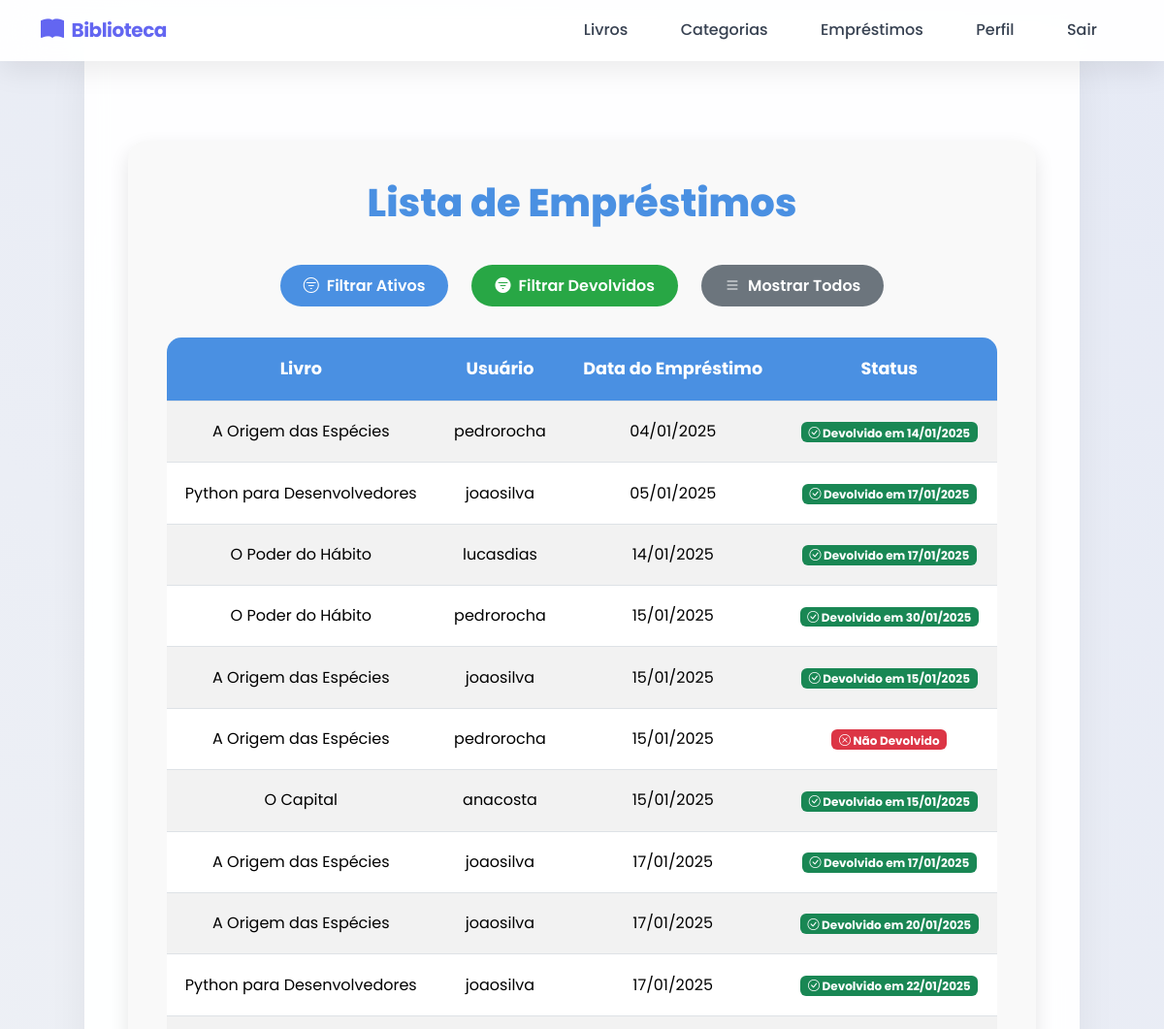
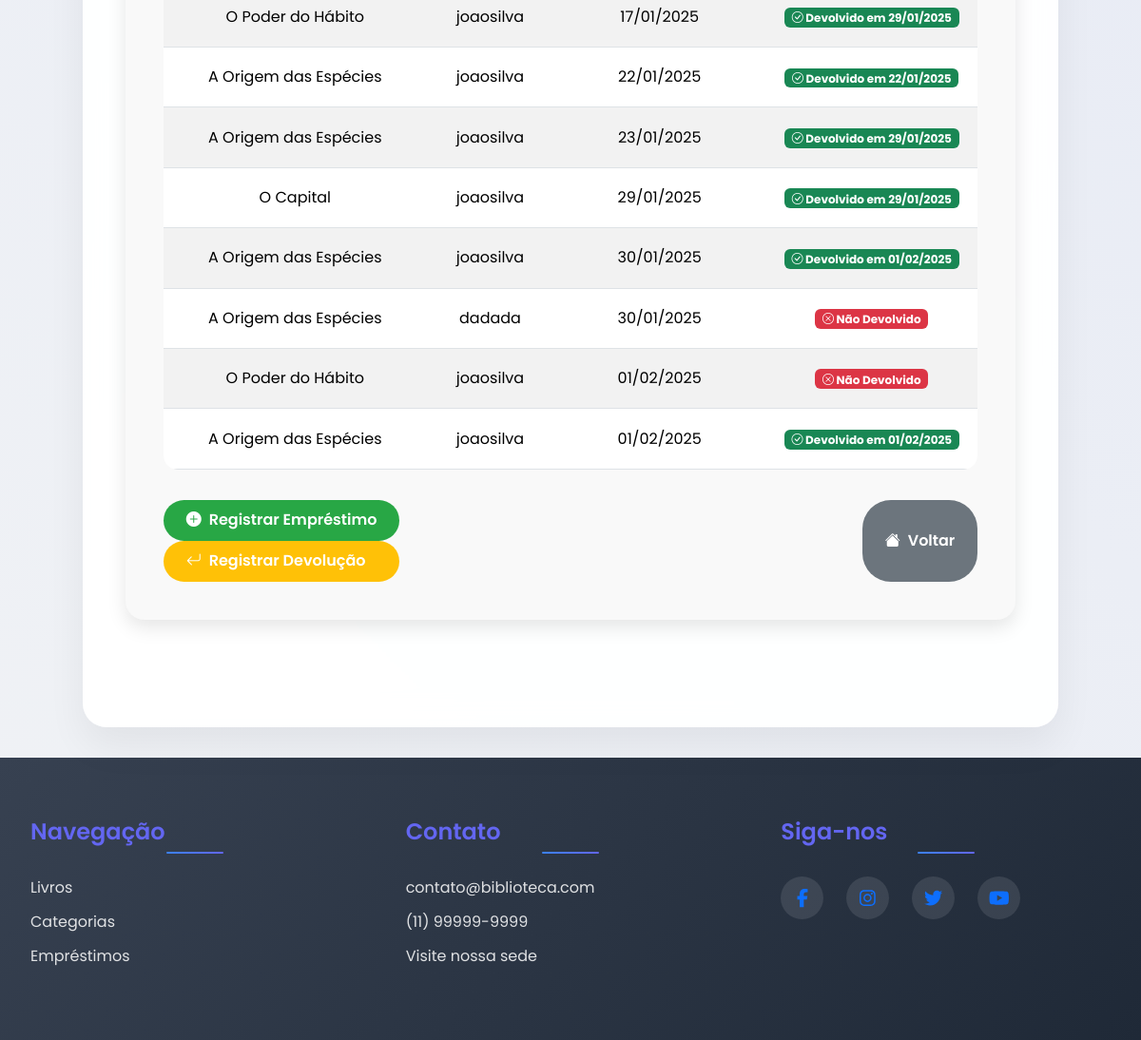
The app's page /biblioteca/listar_emprestimos/ (signed in) with its own data (2 pictures, top to bottom).
### biblioteca/models.py (models this page shows, shortened)
class Emprestimo(models.Model):
    usuario = models.ForeignKey(
        User,
        on_delete=models.CASCADE,
        related_name="emprestimos"
    )
    livro = models.ForeignKey(
        Livro,
        on_delete=models.CASCADE,
        related_name="emprestimos"
    )
    data_emprestimo = models.DateTimeField(default=timezone.now)
    data_devolucao = models.DateTimeField(blank=True, null=True)
    devolvido = models.BooleanField(default=False)
    class Meta:
        unique_together = ('usuario', 'livro', 'data_emprestimo')

class Livro(models.Model):
    titulo = models.CharField(max_length=200)
    autor = models.CharField(max_length=100)
    data_publicacao = models.DateField()
    isbn = models.CharField(
        max_length=13,
        unique=True,
        validators=[validar_isbn]
    )
    categorias = models.ManyToManyField(
        Categoria,
        related_name="livros",
        blank=False
    )
    copias_disponiveis = models.PositiveIntegerField(default=1)

### biblioteca/views.py (the view)
# urls.py: path('listar_emprestimos/', listar_emprestimos, name='listar_emprestimos'),
@login_required
@csrf_protect
def listar_emprestimos(request):
    emprestimos = Emprestimo.objects.all()
    filtro = request.GET.get('filtro')
    if filtro == 'ativos':
        emprestimos = emprestimos.filter(devolvido=False)
    elif filtro == 'devolvidos':
        emprestimos = emprestimos.filter(devolvido=True)
    return render(request, 'listar_emprestimos.html', {'emprestimos': emprestimos})

### biblioteca/templates/listar_emprestimos.html (shortened to what this page needs)
{% extends 'base.html' %}
{% block content %}
<div class="emprestimo-list-container">
    <h2>Lista de Empréstimos</h2>
    {% if user.is_authenticated %}
        <div class="filter-buttons">
            <a href="?filtro=ativos" class="btn btn-custom btn-primary">
                <i class="bi bi-filter-circle"></i> Filtrar Ativos
            </a>
            <a href="?filtro=devolvidos" class="btn btn-custom btn-success">
                <i class="bi bi-filter-circle-fill"></i> Filtrar Devolvidos
            </a>
            <a href="{% url 'listar_emprestimos' %}" class="btn btn-custom btn-secondary">
                <i class="bi bi-list"></i> Mostrar Todos
            </a>
        </div>
        <div class="table-responsive">
            <table class="table table-striped table-hover mb-0">
                <thead>
                    <tr>
                        <th>Livro</th>
                        <th>Usuário</th>
                        <th>Data do Empréstimo</th>
                        <th>Status</th>
                    </tr>
                </thead>
                <tbody>
                    {% for emprestimo in emprestimos %}
                    <tr>
                        <td>{{ emprestimo.livro.titulo }}</td>
                        <td>{{ emprestimo.usuario.username }}</td>
                        <td>{{ emprestimo.data_emprestimo|date:"d/m/Y" }}</td>
                        <td>
                            {% if emprestimo.devolvido %}
                                <span class="badge bg-success">
                                    <i class="bi bi-check-circle"></i> Devolvido em {{ emprestimo.data_devolucao|date:"d/m/Y" }}
                                </span>
                            {% else %}
                                <span class="badge bg-danger">
                                    <i class="bi bi-x-circle"></i> Não Devolvido
                                </span>
                            {% endif %}
                        </td>
                    </tr>
                    {% endfor %}
                </tbody>
            </table>
        </div>
        <div class="d-flex justify-content-between mt-4">
            <div>
                <a href="{% url 'registrar_emprestimo' %}" class="btn btn-custom btn-success">
                    <i class="bi bi-plus-circle-fill"></i> Registrar Empréstimo
                </a>
                <a href="{% url 'registrar_devolucao' %}" class="btn btn-custom btn-warning">
                    <i class="bi bi-arrow-return-left"></i> Registrar Devolução
                </a>
            </div>
            <a href="{% url 'pagina_inicial' %}" class="btn btn-custom btn-secondary">
                <i class="bi bi-house-fill"></i> Voltar
            </a>
        </div>
    {% else %}
        {% include 'restrito.html' %}
    {% endif %}
</div>
{% endblock %}

### biblioteca/templates/base.html (shortened to what this page needs)
<!DOCTYPE html>
<html lang="pt-br">
<head>
    {% load static %}
    <link href="{% static 'css/bootstrap.min.css' %}" rel="stylesheet">
    <link rel="stylesheet" href="https://cdn.jsdelivr.net/npm/bootstrap-icons/font/bootstrap-icons.css">
    <link rel="stylesheet" href="https://cdnjs.cloudflare.com/ajax/libs/font-awesome/6.4.0/css/all.min.css" />
</head>
<body>
    <header class="fixed-top navbar navbar-expand-lg animate-fade">
        <div class="container">
            <a class="navbar-brand" href="{% url 'pagina_inicial' %}">
                <i class="bi bi-book-fill icon"></i> Biblioteca
            </a>
            <div class="collapse navbar-collapse" id="navbarNav">
                <ul class="navbar-nav ms-auto">
                    <li class="nav-item">
                        <a class="nav-link" href="{% url 'listar_livro' %}">Livros</a>
                    </li>
                    <li class="nav-item">
                        <a class="nav-link" href="{% url 'listar_categoria' %}">Categorias</a>
                    </li>
                    <li class="nav-item">
                        <a class="nav-link" href="{% url 'listar_emprestimos' %}">Empréstimos</a>
                    </li>
                    <li class="nav-item">
                        {% if user.is_authenticated %}
                            <a class="nav-link" href="{% url 'perfil_usuario' %}">Perfil</a>
                        {% else %}
                            <a class="nav-link" href="{% url 'registro' %}">Cadastro</a>
                        {% endif %}
                    </li>
                    <li class="nav-item">
                        {% if user.is_authenticated %}
                            <a class="nav-link" href="{% url 'logout' %}">Sair</a>
                        {% endif %}
                    </li>
                </ul>
            </div>
        </div>
    </header>
    <main class="animate-fade">
        <div class="container">
            {% block content %}{% endblock %}
        </div>
    </main>
    <footer>
        <div class="footer-content">
            <div class="footer-section">
                <h4>Navegação</h4>
                <div class="footer-links">
                    <a href="{% url 'listar_livro' %}">Livros</a>
                    <a href="{% url 'listar_categoria' %}">Categorias</a>
                    <a href="{% url 'listar_emprestimos' %}">Empréstimos</a>
                </div>
            </div>
            <div class="footer-section">
                <h4>Contato</h4>
                <div class="footer-links">
                    <a href="mailto:contato@biblioteca.com">contato@biblioteca.com</a>
                    <a href="tel:+551199999999">(11) 99999-9999</a>
                    <a href="#">Visite nossa sede</a>
                </div>
            </div>
            <div class="footer-section">
                <h4>Siga-nos</h4>
                <div class="social-links">
                    <a href="#"><i class="fab fa-facebook-f"></i></a>
                    <a href="#"><i class="fab fa-instagram"></i></a>
                    <a href="#"><i class="fab fa-twitter"></i></a>
                    <a href="#"><i class="fab fa-youtube"></i></a>
                </div>
            </div>
        </div>
    </footer>
</body>
</html>

### biblioteca/templates/base.html (style rules this page uses)
:root { --gradient-1: linear-gradient(135deg, #6366f1 0%, #a855f7 50%, #ec4899 100%); --gradient-2: linear-gradient(135deg, #3b82f6 0%, #6366f1 100%); --primary: #1f2937; --secondary: #374151; --accent: #6366f1; --light: #f3f4f6; --dark: #111827; --transition: all 0.3s cubic-bezier(0.4, 0, 0.2, 1); --font-family: 'Poppins', sans-serif; }
* { margin: 0; padding: 0; box-sizing: border-box; }
body { font-family: var(--font-family); background: linear-gradient(45deg, #f0f2f5 0%, #e6eaf5 100%); min-height: 100vh; display: flex; flex-direction: column; color: var(--primary); }
a { text-decoration: none; transition: var(--transition); }
header { background: rgba(255, 255, 255, 0.95); backdrop-filter: blur(20px); box-shadow: 0 10px 30px rgba(0, 0, 0, 0.08); border-bottom: 1px solid rgba(255, 255, 255, 0.3); transition: var(--transition); z-index: 1000; }
.navbar-brand { font-weight: 700; color: var(--accent) !important; letter-spacing: -0.5px; transition: var(--transition); display: flex; align-items: center; gap: 0.5rem; }
.navbar-brand .icon { font-size: 1.5rem; animation: float 3s ease-in-out infinite; }
.nav-link { color: var(--secondary) !important; font-weight: 500; padding: 0.5rem 1.2rem !important; margin: 0 0.5rem; position: relative; }
.nav-link::after { content: ''; position: absolute; bottom: 0; left: 50%; transform: translateX(-50%); width: 0; height: 2px; background: var(--gradient-1); transition: var(--transition); }
main { flex: 1; padding: 4rem 2rem; margin: 2rem auto; max-width: 1400px; background: rgba(255, 255, 255, 0.95); border-radius: 25px; box-shadow: 0 20px 40px rgba(0, 0, 0, 0.06); backdrop-filter: blur(15px); border: 1px solid rgba(255, 255, 255, 0.3); transition: var(--transition); }
.btn-custom { border: none; border-radius: 25px; padding: 0.5rem 1rem; font-weight: 600; transition: all 0.3s ease; display: flex; align-items: center; gap: 0.3rem; }
.btn-primary { background: var(--accent); color: white; }
.btn-success { background: #28a745; color: white; }
footer { background: linear-gradient(135deg, #374151, #1f2937); color: white; padding: 4rem 0; margin-top: auto; }
.footer-content { display: grid; grid-template-columns: repeat(auto-fit, minmax(250px, 1fr)); gap: 3rem; max-width: 1400px; margin: 0 auto; padding: 0 2rem; }
.footer-section h4 { color: var(--accent); margin-bottom: 1.5rem; font-weight: 600; position: relative; padding-bottom: 0.5rem; }
.footer-section h4::after { content: ''; position: absolute; bottom: 0; left: 50%; transform: translateX(-50%); width: 60px; height: 2px; background: var(--gradient-2); border-radius: 2px; }
.footer-links a { color: rgba(255, 255, 255, 0.85); text-decoration: none; display: block; margin-bottom: 0.75rem; transition: var(--transition); }
.social-links { display: flex; gap: 1.5rem; margin-top: 1rem; }
.social-links a { width: 45px; height: 45px; background: rgba(255, 255, 255, 0.1); border-radius: 50%; display: flex; align-items: center; justify-content: center; transition: var(--transition); font-size: 1.2rem; }
.animate-fade { animation: fadeIn 0.6s cubic-bezier(0.4, 0, 0.2, 1) both; }

### biblioteca/templates/listar_emprestimos.html (style rules this page uses)
.emprestimo-list-container { background: #f9f9f9; border-radius: 20px; padding: 2.5rem; box-shadow: 0 8px 20px rgba(0, 0, 0, 0.1); margin: 3rem auto; max-width: 1200px; animation: fadeIn 1s ease-out; }
.emprestimo-list-container h2 { color: #4a90e2; font-weight: 800; text-align: center; margin-bottom: 2.5rem; font-size: 2.5rem; }
.table-responsive { border: none; border-radius: 15px; overflow: hidden; margin-bottom: 2rem; }
.table thead th { background: #4a90e2; color: #ffffff; font-weight: 700; text-align: center; padding: 1.2rem; font-size: 1.1rem; }
.table tbody tr { transition: background 0.3s ease; }
.table tbody td { padding: 1.2rem; vertical-align: middle; text-align: center; }
.btn-custom { border: none; border-radius: 30px; padding: 0.6rem 1.5rem; font-weight: 600; transition: all 0.3s ease; display: flex; align-items: center; gap: 0.5rem; }
.btn-primary { background: #4a90e2; color: white; }
.btn-success { background: #28a745; color: white; }
.btn-warning { background: #ffc107; color: white; }
.btn-secondary { background: #6c757d; color: white; }
.filter-buttons { display: flex; gap: 1.5rem; flex-wrap: wrap; justify-content: center; margin-bottom: 2rem; }
.filter-buttons .btn { padding: 0.6rem 1.5rem; font-size: 1rem; }

### records on screen
Emprestimo: livro.titulo "A Origem das Espécies", usuario.username "pedrorocha", data_emprestimo "04/01/2025", data_devolucao "14/01/2025"
Emprestimo: livro.titulo "Python para Desenvolvedores", usuario.username "joaosilva", data_emprestimo "05/01/2025", data_devolucao "17/01/2025"
Emprestimo: livro.titulo "O Poder do Hábito", usuario.username "lucasdias", data_emprestimo "14/01/2025", data_devolucao "17/01/2025"
Emprestimo: livro.titulo "O Poder do Hábito", usuario.username "pedrorocha", data_emprestimo "15/01/2025", data_devolucao "30/01/2025"
Emprestimo: livro.titulo "A Origem das Espécies", usuario.username "joaosilva", data_emprestimo "15/01/2025", data_devolucao "15/01/2025"
Emprestimo: livro.titulo "A Origem das Espécies", usuario.username "pedrorocha", data_emprestimo "15/01/2025", devolvido False (drawn)
Emprestimo: livro.titulo "O Capital", usuario.username "anacosta", data_emprestimo "15/01/2025", data_devolucao "15/01/2025"
Emprestimo: livro.titulo "A Origem das Espécies", usuario.username "joaosilva", data_emprestimo "17/01/2025", data_devolucao "17/01/2025"
Emprestimo: livro.titulo "A Origem das Espécies", usuario.username "joaosilva", data_emprestimo "17/01/2025", data_devolucao "20/01/2025"
Emprestimo: livro.titulo "Python para Desenvolvedores", usuario.username "joaosilva", data_emprestimo "17/01/2025", data_devolucao "22/01/2025"
Emprestimo: livro.titulo "O Poder do Hábito", usuario.username "joaosilva", data_emprestimo "17/01/2025", data_devolucao "29/01/2025"
Emprestimo: livro.titulo "A Origem das Espécies", usuario.username "joaosilva", data_emprestimo "22/01/2025", data_devolucao "22/01/2025"
Emprestimo: livro.titulo "A Origem das Espécies", usuario.username "joaosilva", data_emprestimo "23/01/2025", data_devolucao "29/01/2025"
Emprestimo: livro.titulo "O Capital", usuario.username "joaosilva", data_emprestimo "29/01/2025", data_devolucao "29/01/2025"
Emprestimo: livro.titulo "A Origem das Espécies", usuario.username "joaosilva", data_emprestimo "30/01/2025", data_devolucao "01/02/2025"
Emprestimo: livro.titulo "A Origem das Espécies", usuario.username "dadada", data_emprestimo "30/01/2025", devolvido False (drawn)
Emprestimo: livro.titulo "O Poder do Hábito", usuario.username "joaosilva", data_emprestimo "01/02/2025", devolvido False (drawn)
Emprestimo: livro.titulo "A Origem das Espécies", usuario.username "joaosilva", data_emprestimo "01/02/2025", data_devolucao "01/02/2025"
